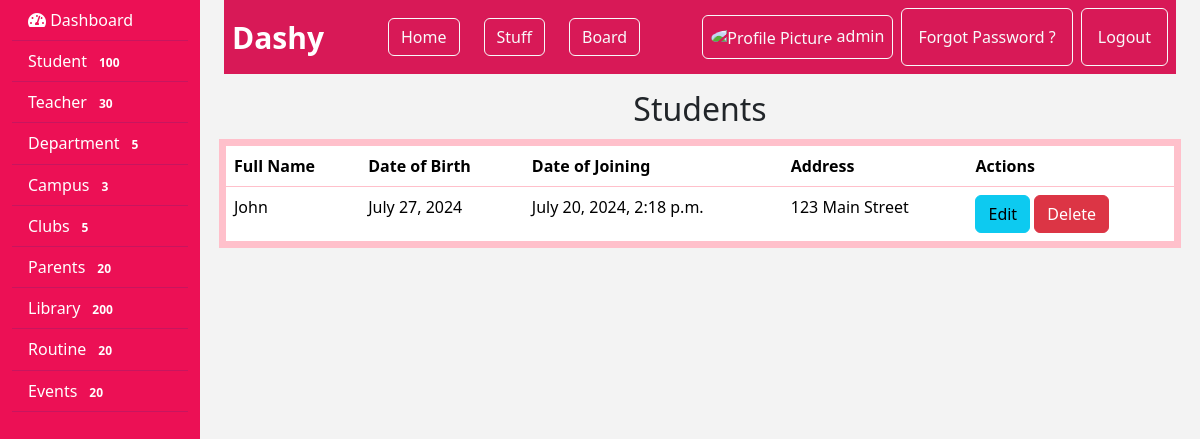
The app's page /students/ (signed in) with its own data.
### manage_institute/models.py (models this page shows, shortened)
class Student(models.Model):
    full_name = models.CharField(max_length=200, default='John Doe')
    date_of_birth = models.DateField(default=date(2000, 1, 1))
    date_of_joining = models.DateTimeField(default=timezone.now)
    address = models.TextField(default='123 Main Street')

### manage_institute/views.py (the view)
# urls.py: path('students/', views.student_list, name='student_list'),
def student_list(request):
    students = Student.objects.all()
    return render(request, 'student_list.html', {'students': students})

### manage_institute/templates/student_list.html (shortened to what this page needs)
{% extends 'base.html' %}
{% block content %}
<h2 class="pt-3 mb-3 text-center">Students</h2>
<table style="border: 2px solid pink; box-shadow: 0px 0px 0px 5px pink;" class="table">
    <thead>
        <tr>
            <th>Full Name</th>
            <th>Date of Birth</th>
            <th>Date of Joining</th>
            <th>Address</th>
            <th>Actions</th>
        </tr>
    </thead>
    <tbody>
        {% for student in students %}
        <tr>
            <td>{{ student.full_name }}</td>
            <td>{{ student.date_of_birth }}</td>
            <td>{{ student.date_of_joining }}</td>
            <td>{{ student.address }}</td>
            <td>
                <a href="{% url 'edit_student' student.id %}" class="btn btn-info">Edit</a>
                <a href="{% url 'delete_student' student.id %}" class="btn btn-danger">Delete</a>
            </td>
        </tr>
        {% endfor %}
    </tbody>
</table>
{% endblock %}

### records on screen
Student: full_name "John", date_of_birth "July 27, 2024", date_of_joining "July 20, 2024, 2:18 p.m.", address "123 Main Street"

### other values on screen
{{ request.session.name }} "admin"
